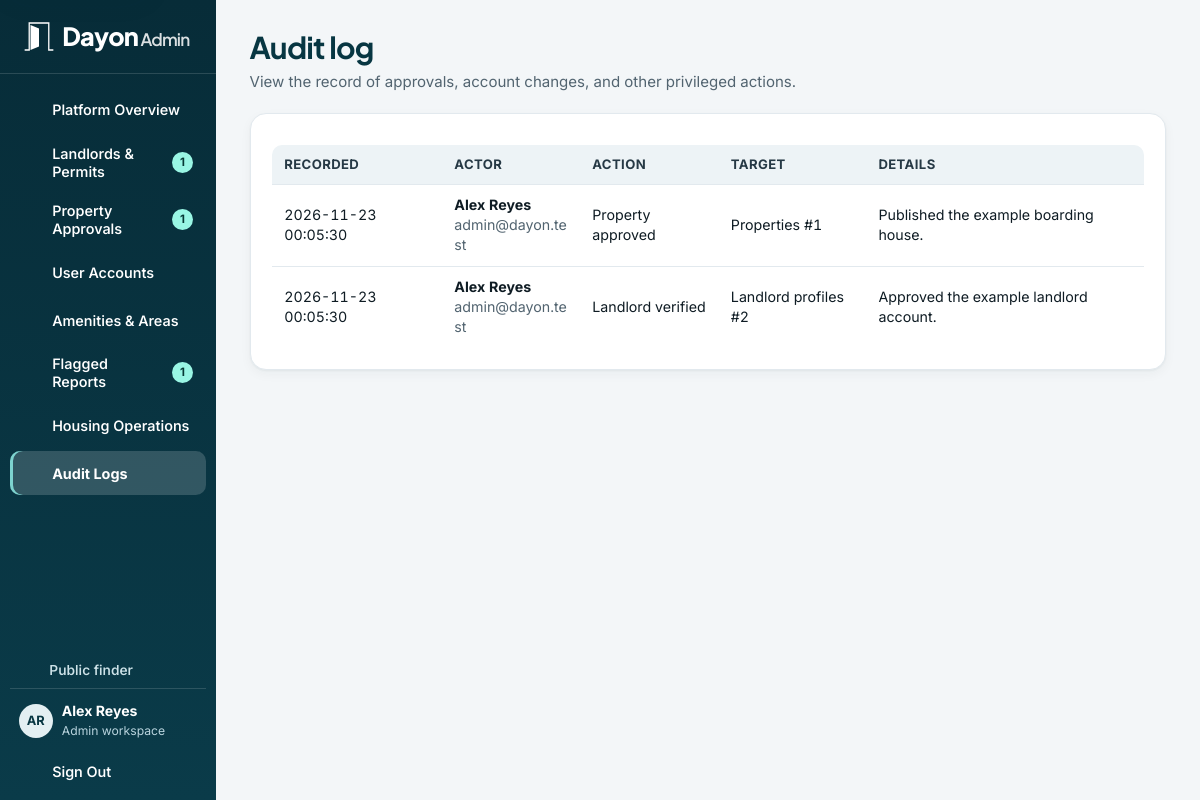
/admin/audit_logs.php (signed in), run on the app's committed database.
### tables this page shows
CREATE TABLE users (
    user_id BIGINT UNSIGNED AUTO_INCREMENT PRIMARY KEY,
    role_id TINYINT UNSIGNED NOT NULL,
    email VARCHAR(150) NOT NULL UNIQUE,
    password_hash VARCHAR(255) NOT NULL,
    first_name VARCHAR(80) NOT NULL,
    last_name VARCHAR(80) NOT NULL,
    phone_number VARCHAR(20) NOT NULL,
    account_status ENUM('active', 'suspended', 'pending') NOT NULL DEFAULT 'active',
    created_at TIMESTAMP NOT NULL DEFAULT CURRENT_TIMESTAMP,
    updated_at TIMESTAMP NOT NULL DEFAULT CURRENT_TIMESTAMP ON UPDATE CURRENT_TIMESTAMP,
    CONSTRAINT fk_users_role FOREIGN KEY (role_id) REFERENCES roles(role_id)
);

CREATE TABLE roles (
    role_id TINYINT UNSIGNED AUTO_INCREMENT PRIMARY KEY,
    role_name VARCHAR(30) NOT NULL UNIQUE
);

CREATE TABLE audit_logs (
    log_id BIGINT UNSIGNED AUTO_INCREMENT PRIMARY KEY,
    actor_id BIGINT UNSIGNED NOT NULL,
    action_type VARCHAR(80) NOT NULL,
    target_table VARCHAR(60) NOT NULL,
    target_id BIGINT UNSIGNED NOT NULL,
    details TEXT NULL,
    created_at TIMESTAMP NOT NULL DEFAULT CURRENT_TIMESTAMP,
    INDEX idx_audit_actor_time (actor_id, created_at),
    CONSTRAINT fk_audit_actor FOREIGN KEY (actor_id) REFERENCES users(user_id)
);

### includes/bootstrap.php (called while the page is built, shortened)
<?php
require_once __DIR__ . '/../config/db.php';
require_once __DIR__ . '/helpers.php';
try {
    if (!empty($_SESSION['user_id'])) {
        $user = row(
            "SELECT u.user_id, u.email, u.first_name, u.last_name, u.phone_number, u.account_status,
                    r.role_name, CONCAT(u.first_name, ' ', u.last_name) AS full_name
             FROM users u JOIN roles r USING (role_id)
             WHERE u.user_id = ? AND u.account_status = 'active'",
            [$_SESSION['user_id']]
        );
    }
} catch (PDOException $exception) {
    error_log($exception->getMessage());
    abort_request(503, 'Dayon could not connect to the database. Check that MySQL is running and import database/dayon_db.sql.');
}

### admin/_forms.php (called while the page is built, shortened)
    <?php
function admin_status_label(string $status): string
{
    return ucfirst(str_replace('_', ' ', $status));
}

### admin/audit_logs.php (the view, shortened to what this page needs)
<?php
require __DIR__ . '/../includes/bootstrap.php';
require __DIR__ . '/_forms.php';
$beforeId = max(0, (int) filter_var($_GET['before'] ?? 0, FILTER_VALIDATE_INT));
$activity = rows("SELECT a.*, CONCAT(u.first_name, ' ', u.last_name) AS actor, u.email
    FROM audit_logs a JOIN users u ON u.user_id = a.actor_id"
    . ($beforeId > 0 ? ' WHERE a.log_id < ?' : '')
    . ' ORDER BY a.log_id DESC LIMIT 41', $beforeId > 0 ? [$beforeId] : []);
$pageTitle = 'Audit log';
$pageDescription = 'View the record of approvals, account changes, and other privileged actions.';
require __DIR__ . '/../includes/portal_header.php';
?>
<section class="panel">
    <?php if ($activity === []): ?>
        <p class="empty-state">There are no audit entries on this page.</p>
    <?php else: ?>
        <div class="table-wrap"><table>
            <thead><tr><th scope="col">Recorded</th><th scope="col">Actor</th><th scope="col">Action</th><th scope="col">Target</th><th scope="col">Details</th></tr></thead>
            <tbody>
                <?php foreach ($activity as $entry): ?>
                    <tr>
                        <td><?= e($entry['created_at']) ?></td>
                        <td><strong><?= e($entry['actor']) ?></strong><br><span class="muted"><?= e($entry['email']) ?></span></td>
                        <td><?= e(admin_status_label($entry['action_type'])) ?></td>
                        <td><?= e(admin_status_label($entry['target_table'])) ?> #<?= e($entry['target_id']) ?></td>
                        <td><?= $entry['details'] === null ? '—' : nl2br(e($entry['details'])) ?></td>
                    </tr>
                <?php endforeach; ?>
            </tbody>
        </table></div>
    <?php endif; ?>
</section>
<?php require __DIR__ . '/../includes/portal_footer.php'; ?>

### includes/portal_header.php (shortened to what this page needs)
<?php
$portalRole = $user['role_name'];
$navBadges = [];
if ($portalRole === 'admin') {
    $navBadges['admin/verifications.php'] = (int) scalar("SELECT (SELECT COUNT(*) FROM landlord_profiles WHERE verification_status = 'pending') + (SELECT COUNT(*) FROM landlord_permits WHERE verification_status = 'submitted')");
    $navBadges['admin/properties.php'] = (int) scalar("SELECT COUNT(*) FROM properties WHERE approval_status = 'pending'");
    $navBadges['admin/reports.php'] = (int) scalar("SELECT COUNT(*) FROM reports WHERE status IN ('open', 'reviewed')");
} elseif ($portalRole === 'landlord') {
    $navBadges['landlord/reservations.php'] = (int) scalar("SELECT COUNT(*) FROM reservations q JOIN rooms r ON r.room_id = q.room_id JOIN properties p ON p.property_id = r.property_id WHERE p.landlord_id = ? AND q.status = 'pending'", [$user['user_id']]);
} elseif ($portalRole === 'student') {
    $navBadges['student/bookmarks.php'] = student_bookmark_count($user);
}
$menus = [
    'student' => [
        ['student/dashboard.php', 'Overview', 'home'],
        ['index.php#listings', 'Find Housing', 'search'],
        ['student/bookmarks.php', 'Bookmarked Houses', 'bookmark'],
        ['student/reservations.php', 'My Requests', 'calendar'],
        ['student/dashboard.php#active-lease', 'Active Lease', 'file'],
        ['student/billing.php', 'Rent & Receipts', 'wallet'],
        ['student/maintenance.php', 'Maintenance', 'tool'],
        ['student/profile.php', 'My Profile', 'user'],
    ],
    'landlord' => [
        ['landlord/dashboard.php', 'Dashboard', 'grid'],
        ['landlord/properties.php', 'Properties & Photos', 'building'],
        ['landlord/rooms.php', 'Rooms & Occupancy', 'bed'],
        ['landlord/reservations.php', 'Visit & Bed Requests', 'calendar'],
        ['landlord/leases.php', 'Tenant Leases', 'users'],
        ['landlord/billing.php', 'Billing & Utilities', 'wallet'],
        ['landlord/maintenance.php', 'Maintenance & Notices', 'tool'],
        ['landlord/verification.php', 'Permits & Trust', 'shield'],
    ],
    'admin' => [
        ['admin/dashboard.php', 'Platform Overview', 'grid'],
        ['admin/verifications.php', 'Landlords & Permits', 'shield'],
        ['admin/properties.php', 'Property Approvals', 'building'],
        ['admin/users.php', 'User Accounts', 'users'],
        ['admin/catalogs.php', 'Amenities & Areas', 'layers'],
        ['admin/reports.php', 'Flagged Reports', 'report'],
        ['admin/operations.php', 'Housing Operations', 'bed'],
        ['admin/audit_logs.php', 'Audit Logs', 'file'],
    ],
];
$portalRoute = $portalRole . '/' . basename($_SERVER['SCRIPT_NAME']);
$portalLease = $portalRole === 'student' ? ($lease ?? active_lease((int) $user['user_id'])) : null;
$studentLeaseRoutes = ['student/dashboard.php#active-lease', 'student/billing.php', 'student/maintenance.php'];
$portalLinks = $portalRole === 'student' && !$portalLease
    ? array_filter($menus[$portalRole], static fn (array $link): bool => !in_array($link[0], $studentLeaseRoutes, true))
    : $menus[$portalRole];
require __DIR__ . '/document_head.php';
?>
<body class="portal-body portal-<?= e($portalRole) ?>">
<div class="portal-layout">
    <aside class="portal-sidebar" aria-label="<?= e(ucfirst($portalRole)) ?> workspace">
        <div class="portal-brand"><?php require __DIR__ . '/brand.php'; ?></div>
        <details class="portal-navigation navigation-disclosure" data-navigation="860" open>
            <div class="portal-navigation-content">
                <nav class="portal-menu" aria-label="Workspace pages">
                    <?php foreach ($portalLinks as [$route, $label, $glyph]):
                        $count = $navBadges[$route] ?? 0;
                    ?>
                        <a href="<?= e(url($route)) ?>"<?= $portalRoute === $route ? ' aria-current="page"' : '' ?>><?= icon($glyph) ?><span><?= e($label) ?></span>
                            <?php if ($count > 0): ?><span class="menu-count"><?= $count ?></span><?php endif; ?>
                        </a>
                    <?php endforeach; ?>
                </nav>
                <div class="portal-sidebar-bottom">
                    <?php if ($portalRole !== 'student'): ?>
                        <a class="portal-public-link" href="<?= e(url()) ?>"><?= icon('arrow-left') ?> Public finder</a>
                    <?php endif; ?>
                    <div class="portal-identity">
                        <span class="avatar" aria-hidden="true"><?= e(user_initials($user)) ?></span>
                        <div><strong><?= e($user['full_name']) ?></strong><span><?= e(ucfirst($portalRole)) ?> workspace</span></div>
                    </div>
                    <form method="post" action="<?= e(url('actions/auth_logout.php')) ?>" class="portal-logout">
                        <button type="submit"><?= icon('logout') ?> Sign Out</button>
                    </form>
                </div>
            </div>
        </details>
    </aside>
    <main id="main" class="portal-main">
        <header class="portal-page-heading<?= !empty($pageHeaderClass) ? ' ' . e($pageHeaderClass) : '' ?>">
            <div>
                <h1><?= e($pageTitle) ?></h1>
                <?php if (!empty($pageDescription)): ?><p><?= e($pageDescription) ?></p><?php endif; ?>
            </div>
        </header>

### assets/css/style.css (style rules this page uses)
:root { color-scheme: light; --canvas: #f3f6f8; --surface: #ffffff; --ink: #0f1c24; --muted: #526470; --teal: #073642; --teal-hover: #0d4d5b; --teal-accent: #0f766e; --teal-quiet: #e3eff2; --line: #cbd6dd; --soft-line: #e2e9ee; --positive: #047857; --positive-soft: #d9f5ea; --warning: #9a5406; --warning-soft: #fef0d5; --negative: #b42c33; --negative-soft: #fde8e9; --content-width: 1220px; --page-gutter: clamp(16px, 4vw, 36px); --control-height: 44px; --layer-header: 20; --layer-menu: 30; --layer-feedback: 40; --layer-skip: 50; --radius: 14px; --shadow-sm: 0 1px 2px #0d24330c, 0 4px 12px #0d24330b; --shadow: 0 4px 10px #0d243312, 0 14px 32px #0d243312; --display: "Plus Jakarta Sans", "Segoe UI", system-ui, sans-serif; --sans: "Inter", "Segoe UI", Roboto, "Helvetica Neue", Arial, sans-serif; font-family: var(--sans); color: var(--ink); background: var(--canvas); }
*, *::before, *::after { box-sizing: border-box; }
html { scroll-padding-top: 88px; scroll-behavior: smooth; }
body { margin: 0; line-height: 1.55; font-size: 15.5px; -webkit-font-smoothing: antialiased; }
button, input, textarea, select { font: inherit; }
button { cursor: pointer; }
a { color: inherit; text-decoration: none; }
:where(button,a,select,input,textarea,summary,[tabindex]):focus-visible { outline: 2px solid #0f766e; outline-offset: 2px; }
h1, h2, h3, p { margin: 0; }
h1, h2, h3 { font-family: var(--display); line-height: 1.18; font-weight: 700; text-wrap: balance; overflow-wrap: anywhere; }
p { text-wrap: pretty; }
.muted { color: var(--muted); }
.avatar { display: inline-grid; flex: 0 0 auto; place-items: center; width: 40px; height: 40px; border-radius: 50%; background: var(--teal-quiet); color: var(--teal); font-weight: 700; font-size: .9rem; transition: background .15s ease; }

### data on the page
users: user_initials($user) "AR", role.role_name "Admin"
audit_logs: created_at "2026-11-23 00:05:30", actor "Alex Reyes", actor.email "admin@dayon.test", action_type "Property approved", target_table "Properties", target "1", details "Published the example boarding house."
audit_logs: created_at "2026-11-23 00:05:30", actor "Alex Reyes", actor.email "admin@dayon.test", action_type "Landlord verified", target_table "Landlord profiles", target "2", details "Approved the example landlord account."

### other printed values
$label "Platform Overview"
$label "Landlords & Permits"
$count "1"
$label "Property Approvals"
$label "User Accounts"
$label "Amenities & Areas"
$label "Flagged Reports"
$label "Housing Operations"
$label "Audit Logs"
$user['full_name'] "Alex Reyes"
$pageTitle "Audit log"
$pageDescription "View the record of approvals, account changes, and other privileged actions."
